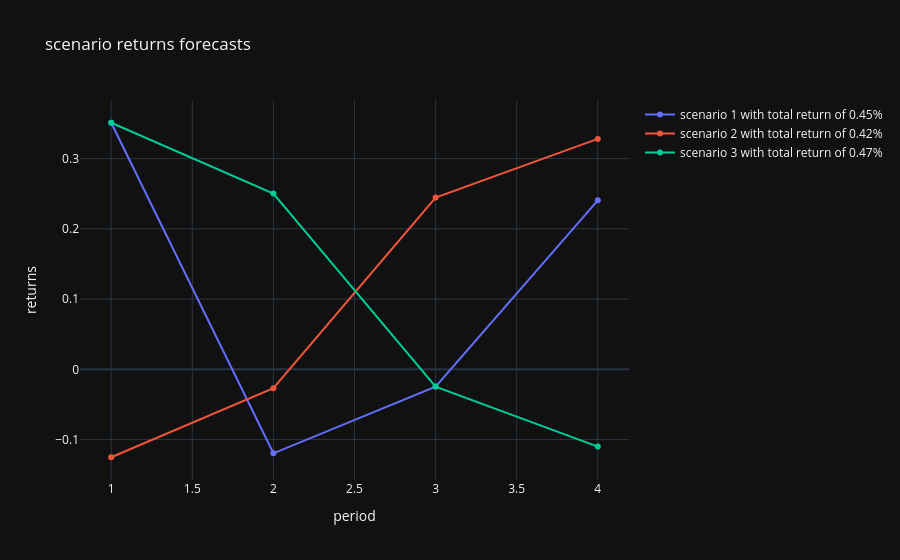

The notebook cell saved with this chart:
### Code cell
#forecast scenario based returns
#define scenarios for example to show path dependencies on total returns
s1 = [0.3, -0.2, -0.1, 0.2]
s2 = [-0.2, -0.1, 0.2, 0.3]
s3 = [0.3, 0.2, -0.1, -0.2]
scenarios = [s1, s2, s3]

#define asset (main asset) for which these scenarios are assumed
main_asset = "NVO"

#define portfolio weights for each asset
weights = {
    "NVO": 0.3,
    "AAPL": 0.2,
    "SAP": 0.1,
    "SI": 0.2,
    "NVDA": 0.1
    }

deterministic_portfolio_return_forecasts(garch_output = output, scenarios=scenarios, main_asset=main_asset, asset_weights=weights)

### Figure 1 — Plotly figure (JSON) as saved in the notebook; plotly's stock layout.template omitted (floating-point values rounded to 4 significant figures)
{"data": [{"mode": "lines+markers", "name": "scenario 1 with total return of 0.45%", "x": [1, 2, 3, 4], "y": [0.351, -0.1196, -0.02461, 0.2406], "type": "scatter"}, {"mode": "lines+markers", "name": "scenario 2 with total return of 0.42%", "x": [1, 2, 3, 4], "y": [-0.1252, -0.02698, 0.2446, 0.328], "type": "scatter"}, {"mode": "lines+markers", "name": "scenario 3 with total return of 0.47%", "x": [1, 2, 3, 4], "y": [0.351, 0.2502, -0.02461, -0.11], "type": "scatter"}], "layout": {"title": {"text": "scenario returns forecasts"}, "xaxis": {"title": {"text": "period"}}, "yaxis": {"title": {"text": "returns"}}}}
